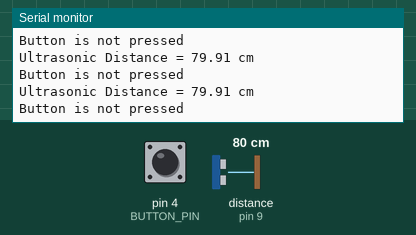
Simulated run of this sketch. Board: Arduino Uno, built with avr-gcc and run on an emulated ATmega328P. On the bench: the last lines printed to the serial monitor. Wiring (inferred from the names in the program): ultrasonic range finder: trigger pin 8; echo pin 9. The test bench sets the inputs (shaded band); at power-on: distance to the obstacle (sensor on pin 9) 80 cm, pin 4 (BUTTON_PIN) LOW. The echo pulse lasts 58.3 µs per cm.

Above: at 1.3 s.
1.4 s: distance to the obstacle (sensor on pin 9) set to 2 cm
At 1.84 s:
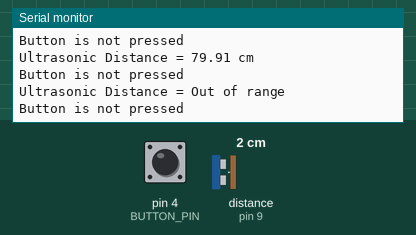
3.5 s: pin 4 (BUTTON_PIN) pulled HIGH for 0.6 s
At 3.85 s:
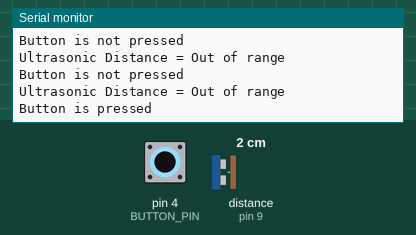
5.6 s: distance to the obstacle (sensor on pin 9) set to 4 cm
At 6.35 s:
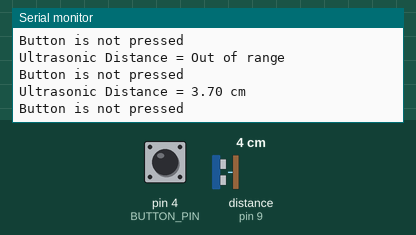
7.1 s: pin 4 (BUTTON_PIN) pulled HIGH for 1 s
At 7.86 s:
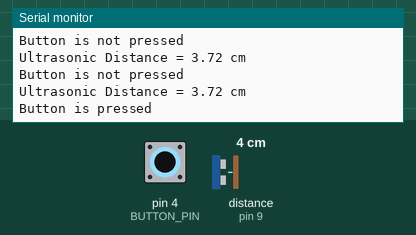
Timing chart, 0 to 10.1 s (numbered marks = the images above; inputs shaded):
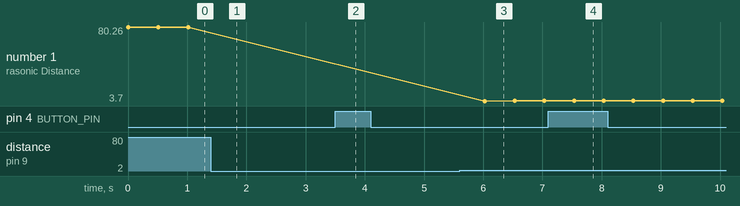

Measured:
- after the input at 1.4 s, the serial monitor: prints a new line after 0.12 s (image 1)
- after the input at 3.5 s, the serial monitor: prints a new line after 0.06 s (image 2)
- after the input at 5.6 s, the serial monitor: prints a new line after 0.43 s (image 3)
- after the input at 7.1 s, the serial monitor: prints a new line after 0.47 s (image 4)
- plotted number 1: 79.91 → 3.72 after the input at 5.6 s

The sketch:

Sensores_combinados.ino
```cpp
#define BUTTON_PIN 4
#define trigPin 8
#define echoPin 9

void setup() {
  Serial.begin(9600);
  pinMode(BUTTON_PIN, INPUT);
  pinMode(trigPin, OUTPUT);
  pinMode(echoPin, INPUT);
}

void loop() {
  byte buttonState = digitalRead(BUTTON_PIN);

  float duration, distance;
  digitalWrite(trigPin, LOW);
  delayMicroseconds(2);

  digitalWrite(trigPin, HIGH);
  delayMicroseconds(10);
  digitalWrite(trigPin, LOW);

  duration = pulseIn(echoPin, HIGH);
  distance = (duration / 2) * 0.0344;

  if (distance >= 400 || distance <= 2) {
    Serial.print("Ultrasonic Distance = ");
    Serial.println("Out of range");
  } else {
    Serial.print("Ultrasonic Distance = ");
    Serial.print(distance);
    Serial.println(" cm");
  }

  if (buttonState == HIGH) {
      Serial.println("Button is pressed");
  } else {
      Serial.println("Button is not pressed");
  }

  delay(500);
}
```
